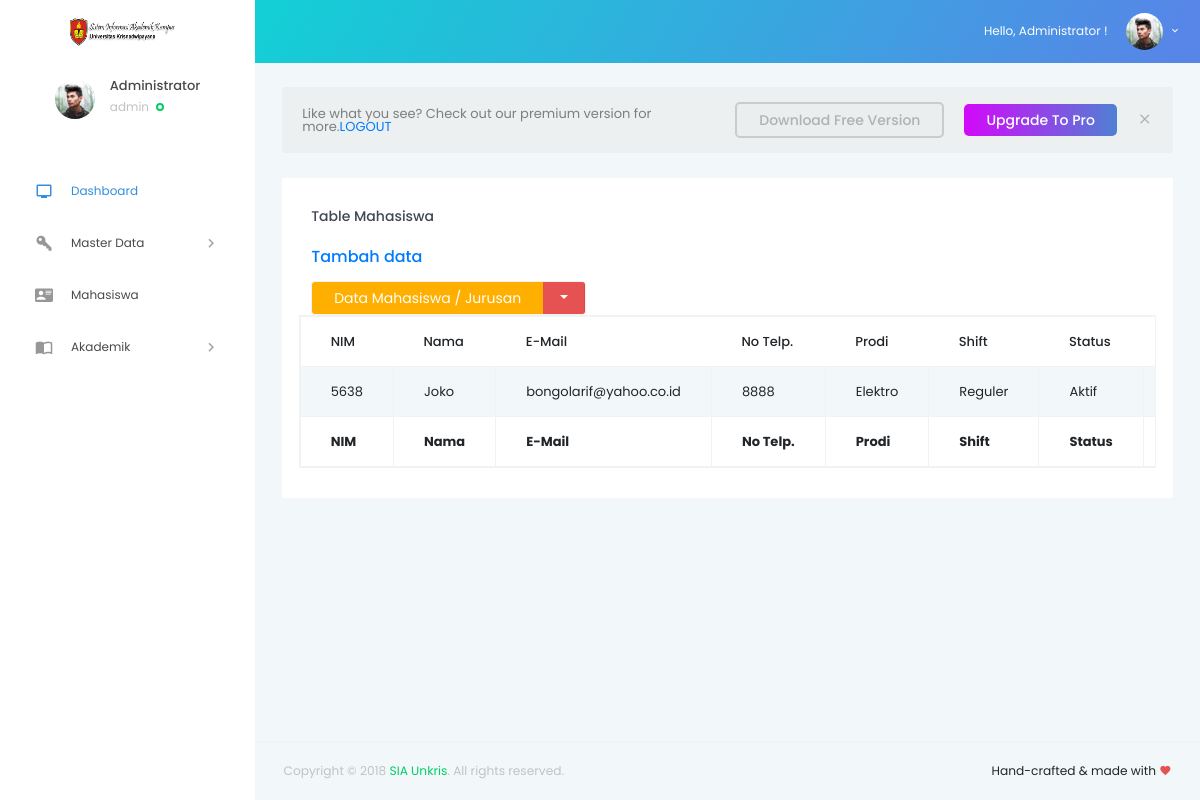
Page /elektro/index.php (signed in) on the earlier database version.
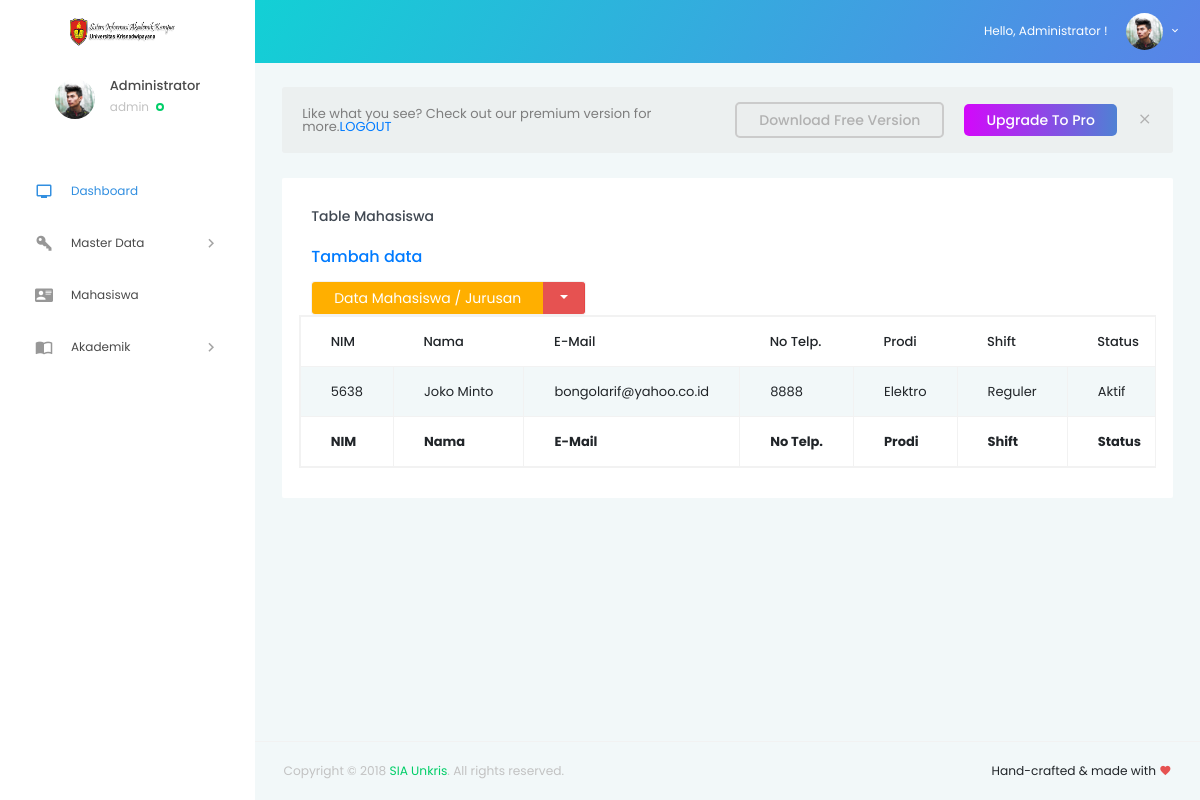
Same page on the later database version.
### tables this page shows
CREATE TABLE `data_mahasiswa` (
  `nim` int(50) NOT NULL,
  `nama` char(50) NOT NULL,
  `email` varchar(50) NOT NULL,
  `no_telp` int(50) NOT NULL,
  `prodi` varchar(100) NOT NULL,
  `shift` varchar(100) NOT NULL,
  `status` varchar(50) NOT NULL
);

### elektro/index.php (the view, shortened to what this page needs)
<!DOCTYPE html>
<html lang="en">
<head>
  <link rel="stylesheet" href="../vendors/iconfonts/mdi/css/materialdesignicons.min.css">
  <link rel="stylesheet" href="../vendors/css/vendor.bundle.base.css">
  <link rel="stylesheet" href="../vendors/css/vendor.bundle.addons.css">
  <link rel="stylesheet" href="../public/css/style.css">
</head>
<body>
  <div class="container-scroller">
      <?php require "../partials/_navbar.php"; ?>
    <div class="container-fluid page-body-wrapper">
      <?php require "../partials/_sidebar.php"; ?>
      <div class="main-panel">
        <div class="content-wrapper">
          <div class="row purchace-popup">
            <div class="col-12">
              <span class="d-block d-md-flex align-items-center">
                <p>Like what you see? Check out our premium version for more.<a href="../sistem/logout.php">LOGOUT</a></p>
                <a class="btn ml-auto download-button d-none d-md-block" href="https://github.com/BootstrapDash/StarAdmin-Free-Bootstrap-Admin-Template" target="_blank">Download Free Version</a>
                <a class="btn purchase-button mt-4 mt-md-0" href="https://www.bootstrapdash.com/product/star-admin-pro/" target="_blank">Upgrade To Pro</a>
                <i class="mdi mdi-close popup-dismiss d-none d-md-block"></i>
              </span>
            </div>
          </div>
          <div class="row">
        <div class="col-lg-12 grid-margin stretch-card">
          <div class="card">
            <div class="card-body">
              <h4 class="card-title">Table Mahasiswa</h4>
              <h5 class="card-description">
                <a href="input.php">Tambah data</a>
              </h5>
              <div class="btn-group">
                <button type="button" class="btn btn-warning">Data Mahasiswa / Jurusan</button>
                <button type="button" class="btn btn-danger dropdown-toggle dropdown-toggle-split" data-toggle="dropdown">
                </button>
              </div>
				  <div class="m-form m-form--label-align-right m--margin-top-20 m--margin-bottom-30">
          <div class="row">
          <?php
          $sql = 'SELECT nim, nama, email, no_telp, prodi, shift, status FROM data_mahasiswa WHERE prodi = "elektro"';
          $query = mysqli_query($conn, $sql);
          echo '<table id="example" class="table table-striped table-bordered table-responsive" style="width:100%">
            <thead>
            <tr>
                <th>NIM</th>
                <th>Nama</th>
                <th>E-Mail</th>
                <th>No Telp.</th>
                <th>Prodi</th>
                <th>Shift</th>
                <th>Status</th>
                <th>Action</th>
            </tr>
            </thead>
                <tbody>';
                      while ($row = mysqli_fetch_array($query)) {
                        echo "<tr>";
                        echo "<td>".$row['nim']."</td>";
                        echo "<td>".$row['nama']."</td>";
                        echo "<td>".$row['email']."</td>";
                        echo "<td>".$row['no_telp']."</td>";
                        echo "<td>".$row['prodi']."</td>";
                        echo "<td>".$row['shift']."</td>";
                        echo "<td>".$row['status']."</td>";
                        echo "<td align='center'><a href='form-edit.php?nim=$row[nim]'>Edit</a> | <a href='delete.php?nim=$row[nim]'>Delete</a></td></tr>";
                      }
              echo '
              </tbody>
              <tfoot>
                <tr>
                    <th>NIM</th>
                    <th>Nama</th>
                    <th>E-Mail</th>
                    <th>No Telp.</th>
                    <th>Prodi</th>
                    <th>Shift</th>
                    <th>Status</th>
                    <th>Action</th>
                </tr>
            </tfoot>
            </table>';
            ?>
                  </div>
                  </div>
                </div>
              </div>
            </div>
       	  </div>
        </div>
        <?php require "../partials/_fotter.php"; ?>
      </div>
    </div>
  </div>
</body>
</html>

Differences in the rows shown:
changed data_mahasiswa "bongolarif@yahoo.co.id": nama "Joko" → "Joko Minto"
